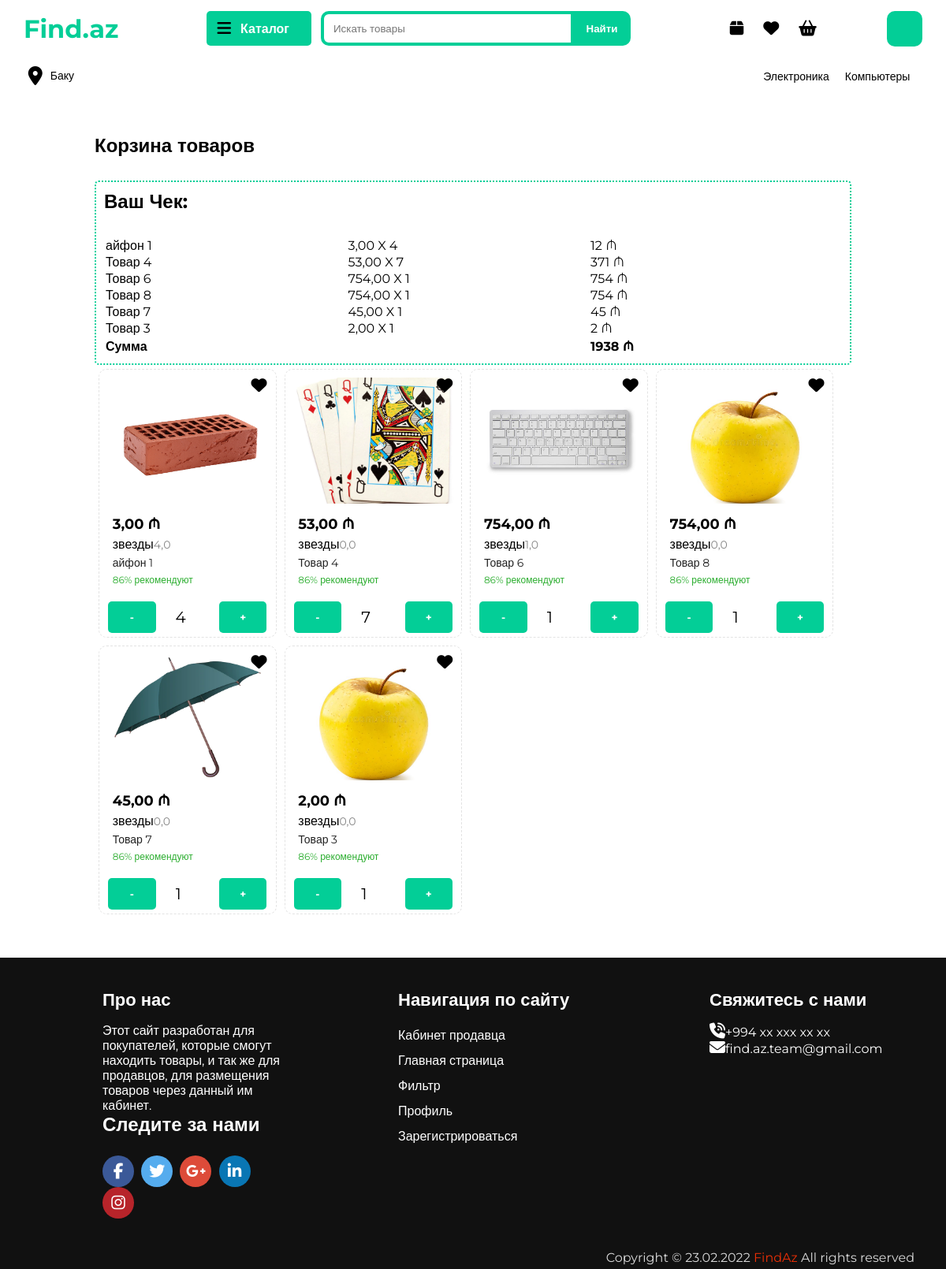
The app's page /cart/ (signed in) with its own data.
### homepage/models.py (models this page shows, shortened)
class Category(models.Model):
    name = models.CharField(max_length=100, db_index=True, unique=True, verbose_name="Категории")
    slug = models.SlugField(max_length=255, unique=True, db_index=True, verbose_name="URL")
    icon = models.CharField(max_length=255, verbose_name="Класс иконки")
    topic = models.CharField(max_length=255, verbose_name="Класс категории")
    def get_absolute_url(self):
        return reverse('category', kwargs={"catslug": self.slug})
    class Meta:
        verbose_name = "Категория"
        verbose_name_plural = "Категории"
        ordering = ['id']

class Tovar(models.Model):
    title = models.CharField(max_length=255, verbose_name="Название Товара")
    title_small = models.CharField(max_length=255, null=True, verbose_name="Название товара для поиска")
    slug = models.SlugField(max_length=255, unique=True, db_index=True, verbose_name="URL")
    for_adult = models.BooleanField(default=False, verbose_name="Товар для взрослых")
    barcode = models.CharField(max_length=255, verbose_name="Штрих код")
    brand = models.CharField(max_length=255, verbose_name="Бренд или производитель")
    weight = models.CharField(max_length=20, verbose_name="Вес")
    height = models.CharField(max_length=20, verbose_name="Высота")
    width = models.CharField(max_length=20, verbose_name="Ширина")
    length = models.CharField(max_length=20, verbose_name="Длина")
    country_of_origin = models.CharField(max_length=255, verbose_name="Страна производства")
    producer = models.CharField(max_length=255, verbose_name="Изготовитель")
    age_to_use = models.CharField(max_length=255, verbose_name="С какого возраста пользоваться")
    expiration_date_for_meal = models.CharField(max_length=255, verbose_name="Срок годности")
    expiration_date_for_gadgets = models.CharField(max_length=255, verbose_name="Срок службы")
    guarantee_period = models.CharField(max_length=255, verbose_name="Гарантийный период")
    content = models.TextField(verbose_name="Описание Товара")
    content_small = models.TextField(null=True, verbose_name="Описание Товара")
    photo_main = models.ImageField(upload_to=content_file_name, verbose_name="Фото главное")
    photo_1 = models.ImageField(upload_to=content_file_name, verbose_name="Фото 1", blank=True)
    photo_2 = models.ImageField(upload_to=content_file_name, verbose_name="Фото 2", blank=True)
    photo_3 = models.ImageField(upload_to=content_file_name, verbose_name="Фото 3", blank=True)
    photo_4 = models.ImageField(upload_to=content_file_name, verbose_name="Фото 4", blank=True)
    photo_5 = models.ImageField(upload_to=content_file_name, verbose_name="Фото 5", blank=True)
    photo_6 = models.ImageField(upload_to=content_file_name, verbose_name="Фото 6", blank=True)
    photo_7 = models.ImageField(upload_to=content_file_name, verbose_name="Фото 7", blank=True)
    photo_8 = models.ImageField(upload_to=content_file_name, verbose_name="Фото 8", blank=True)
    price = models.DecimalField(max_digits=10, decimal_places=2, verbose_name="Цена")
    price_with_skidka = models.DecimalField(max_digits=10, decimal_places=2, verbose_name="Цена со скидкой")
    time_create = models.DateTimeField(auto_now_add=True, verbose_name="Время создания")
    time_update = models.DateTimeField(auto_now=True, verbose_name="Время загрузки")
    cat = models.ForeignKey('Category', on_delete=models.PROTECT, verbose_name="Категории")
    podcat = models.ForeignKey('PodCat', on_delete=models.PROTECT, verbose_name="Подкатегории")
    podpodcat = models.ForeignKey('PodPodCat', on_delete=models.PROTECT, verbose_name="Подподкатегория")
    properties = models.JSONField(verbose_name="Характеристики в подподкатегории")
    created_by = models.ForeignKey("User", on_delete=models.CASCADE, verbose_name="Кем добавлено")
    open_times = models.SmallIntegerField(default=0, verbose_name="Сколько раз открыто")
    rating = models.FloatField(default=0, verbose_name="Рейтинг")
    comments_count = models.IntegerField(default=0, verbose_name="Кол-во отзывов")
    recommendation = models.SmallIntegerField(null=True, verbose_name="Процент рекомендаций")
    rating_from_user = models.ManyToManyField("User", related_name="rating_user", through="Rating_andComments")
    def get_absolute_url(self):
        return reverse('showtovar', kwargs={"tovarslug": self.slug})
    class Meta:
        verbose_name = "Товар"
        verbose_name_plural = "Товары"
        ordering = ['-time_create']

### homepage/views.py (the view)
# urls.py: path('cart/', show_cart, name="show_cart"),
@login_required(redirect_field_name="login")
def show_cart(request):
    cats = Category.objects.all()
    podcats = PodCat.objects.all()
    podpodcats = PodPodCat.objects.all()
    cart_user = auth.get_user(request)
    tovari_temp = MyCart.objects.filter(user_id=cart_user.id)
    tovari = []
    for i in tovari_temp:
        tovari.append([i.product, i.count])
    fav_tovari = cart_user.user_favorite.all()
    data = {
        "tovari": tovari,
        "fav_tovari": fav_tovari,
        "cats": cats,
        "pcats": podcats,
        "ppcats": podpodcats,
        "salesman": cart_user,
        "title": "FindAz - Корзина"
    }
    return render(request, 'homepage/cart.html', data)

### homepage/models.py (called while the page is built)
    def get_absolute_url(self):
        return reverse('podcategory', kwargs={"podcatslug": self.slug})

    def get_absolute_url(self):
        return reverse('podpodcategory', kwargs={"podpodcatslug": self.slug})

    def get_absolute_url(self):
        return reverse('profile', kwargs={"place_slug": self.place_slug})

### homepage/templates/homepage/cart.html (shortened to what this page needs)
{% extends "homepage/layout.html" %}
{% block content %}
    <main class="korzina-main">
        <div class="korzina-content">
            <h2>Корзина товаров</h2>
            <div class="cart-with-check">
                <div class="chek-tovarov">
                    <h2>Ваш Чек: </h2>
                    <table class="table-check">
                    </table>
                    <table class="for-price">
                    </table>
                </div>
                <div class="tovari">
                    {% if tovari %}
                        {% for tovar in tovari %}
                            <div class="qlavniy-tovar">
                                <div class="izbranniy-tovar">
                                    {% if request.user.is_authenticated %}
                                        <label for="{{ tovar.0.pk }}" class="{% if tovar.0 in fav_tovari %}red{% endif %}">
                                            <i class="fa-solid fa-heart {{ tovar.0.pk }}"></i>
                                        </label>
                                    {% else %}
                                        <i class="fa-solid fa-heart"></i>
                                    {% endif %}
                                </div>
                                <a href="{{ tovar.0.get_absolute_url }}">
                                    <div class="qlavniy-tovar-img"><img src="{{ tovar.0.photo_main.url }}" alt=""></div>
                                    <span class="tovar-info">
                                        <div class="chena">{{ tovar.0.price }} ₼</div>
                                        <div class="reyting">
                                            <div class="zvezda">звезды</div>
                                            <div class="chislo-ochenik">{{ tovar.0.rating }}</div>
                                        </div>
                                        <div class="tovar-name">{{ tovar.0.title|truncatewords:10 }}</div>
                                        <div class="rekomenduyemost">86% рекомендуют</div>
                                    </span>
                                </a>
                                <div class="button {{ tovar.0.pk }}"  onclick="check(this)"><button onclick="if (cart{{ tovar.0.pk }}.value<=1){} else {cart{{ tovar.0.pk }}.value--}">-</button> <input  id="cart{{ tovar.0.pk }}" type="number" min="0" value="{{ tovar.1 }}"> <button onclick="{cart{{ tovar.0.pk }}.value++}">+</button></div>
                            </div>
                        {% endfor %}
                    {% endif %}
                </div>
            </div>
        </div>
    </main>
{% endblock content %}

### homepage/templates/homepage/layout.html (shortened to what this page needs)
{% load static %}
<!DOCTYPE html>
	<html lang="en">
	<head>
		<link rel="stylesheet" type="text/css"  href="{% static 'homepage/css/style-new.css' %}">
	</head>
	<body>
	<header class="desktop-header">
		<div class="pervaya-stupen">
			<div class="logo">
				<div class="logo-text"><a href="{% url 'home' %}">Find.az</a></div>
			</div>
			<div class="poiskovoy-div">
				<div class="katalog" onclick="movekatalog()">
					<div class="katalog-icon"><i class="fa-solid fa-bars"></i></div>
					<div class="katalog-text">Каталог</div>
				</div>
				<div class="poiskovik">
                    <input type="text" placeholder="Искать товары" class="poisk-tovarov">
                    <input type="button" value="Найти">
				</div>
			</div>
			<div class="knopochniy-div">
				<div class="zakazi">
					<a href="{% if request.user.is_authenticated %}{% else %}{% url 'login' %}{% endif %}">
						<div class="zakazi-icon"><i class="fa-solid fa-box"></i></div>
					</a>
				</div>
				<div class="izbrannoe">
					<a href="{% if request.user.is_authenticated %}{% url 'show_favorites' %}{% else %}{% url 'login' %}{% endif %}">
						<div class="izbranoe-icon"><i class="fa-solid fa-heart"></i></div>
					</a>
				</div>
				<div class="korzina">
					<a href="{% if request.user.is_authenticated %}{% url 'show_cart' %}{% else %}{% url 'login' %}{% endif %}">
						<div class="korzina-icon"><i class="fa-solid fa-basket-shopping"></i></div>
					</a>
				</div>
			</div>
			{% if request.user.is_authenticated %}
				<div  class="logo-of-profile-in-mainpg">
					<div class="img">
						<img src="">
					</div>
				</div>
			{% endif %}
		</div>
		<div class="ftoraya-stupen">
			<div class="mesopolojeniye">
				<div class="mesopolojeniye-icon"><i class="fa-solid fa-location-dot"></i></div>
				<div class="mesopolojeniye-qorod">Баку</div>
			</div>
			<div class="top-kateqorii">
				<ul class="spisok-kateqoriy">
                    {% for i in cats %}
                        <li><a href="{{ i.get_absolute_url }}">{{ i.name }}</a></li>
                    {% endfor %}
				</ul>
			</div>
		</div>
	</header>
	{% block content %}
	{% endblock content %}
    <footer>
		<div class="content">
			<div class="left box">
				<div class="upper">
					<div class="topic">Про нас</div>
					<p>Этот сайт разработан для покупателей, которые смогут находить товары, и так же для продавцов, для размещения товаров через данный им кабинет.</p>
				</div>
				<div class="footer-social-link">
				<h3>Следите за нами</h3>
				<ul>
					<li>
						<a href="#">
							<i class="fa fa-facebook"></i>
						</a>
					</li>
					<li>
						<a href="#">
							<i class="fa fa-twitter"></i>
						</a>
					</li>
					<li>
						<a href="#">
							<i class="fa fa-google-plus"></i>
						</a>
					</li>
					<li>
						<a href="#">
							<i class="fa fa-linkedin"></i>
						</a>
					</li>
					<li>
						<a href="#">
							<i class="fa fa-instagram"></i>
						</a>
					</li>
				</ul>
			</div>
			</div>
			<div class="middle box">
				<div class="topic">Навигация по сайту</div>
				<div><a href="{% if user.is_seller == True %}{% url "addtovar" %}{% else %}{% url 'login' %}{% endif %}">Кабинет продавца</a></div>
				<div><a href="{% url "home" %}">Главная страница</a></div>
				<div><a href="{% url "home" %}">Фильтр</a></div>
				<div><a href="{% if user.is_seller == True %}{{ user.get_absolute_url }}{% else %}{% url 'login' %}{% endif %}">Профиль</a></div>
				<div><a href="{% url "register" %}">Зарегистрироваться</a></div>
			</div>
			<div class="right box">
				<div class="topic">Свяжитесь с нами</div>
				<div class="phone">
					<a href="#"><i class="fas fa-phone-volume"></i>+994 xx xxx xx xx</a>
				</div>
				<div class="email">
					<a href="#"><i class="fas fa-envelope"></i>find.az.team@gmail.com</a>
				</div>
			</div>
		</div>
		<div class="bottom">
			<p>Copyright © 23.02.2022 <a href="#">FindAz</a> All rights reserved</p>
		</div>
	</footer>
</body>
</html>

### records on screen
Category: name "Электроника"
Category: name "Компьютеры"
Tovar: photo_main (picture), price "3,00", rating "4,0", title "айфон 1", tovar "4"
Tovar: photo_main (picture), price "53,00", rating "0,0", title "Товар 4", tovar "7"
Tovar: photo_main (picture), price "754,00", rating "1,0", title "Товар 6", tovar "1"
Tovar: photo_main (picture), price "754,00", rating "0,0", title "Товар 8", tovar "1"
Tovar: photo_main (picture), price "45,00", rating "0,0", title "Товар 7", tovar "1"
Tovar: photo_main (picture), price "2,00", rating "0,0", title "Товар 3", tovar "1"
